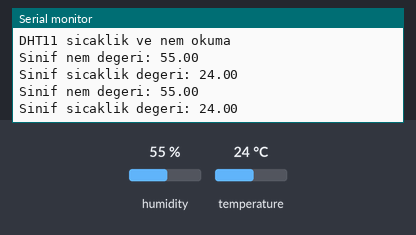
Simulated run of this program. Board: ESP32. Parts: the last lines printed to the serial monitor. The test bench sets the inputs (shaded band); at power-on: humidity 55 %, temperature 24 °C.

Above: at 2.4 s.
2.5 s: humidity set to 22 %
At 5.0 s:
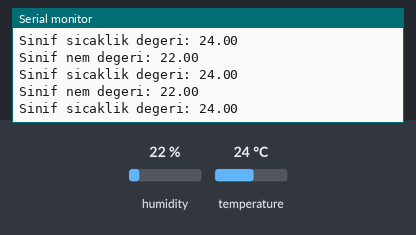
5.2 s: temperature set to 12 °C
At 6.1 s:
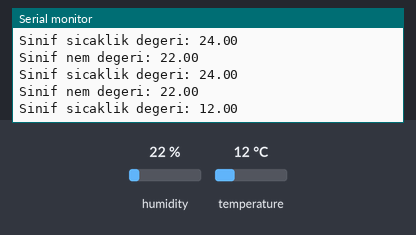
7.9 s: humidity set to 40 %
At 9.1 s:
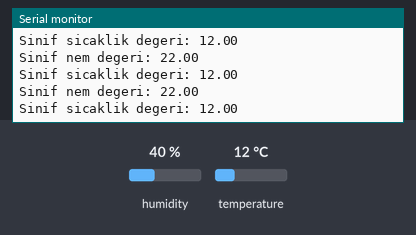
Timing chart, 0 to 10.9 s (numbered marks = the images above; inputs shaded):
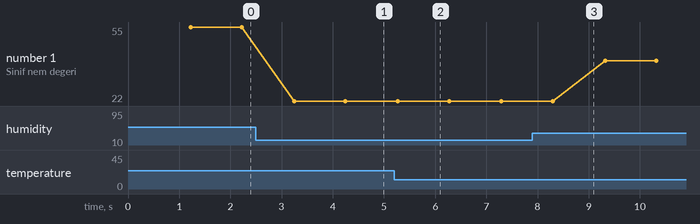

The program:

main.cpp
```cpp
#include <Arduino.h>
#include "DHT.h"
#define DHTPIN 13
DHT dht(DHTPIN, DHT11);
void setup() {
 Serial.begin(115200);
 delay(200);
 Serial.println("DHT11 sicaklik ve nem okuma");
 delay(1000);
 dht.begin();
}

void loop() {
  float nem = dht.readHumidity();
  float sicaklik = dht.readTemperature();
  Serial.print("Sinif nem degeri: ");
  Serial.println(nem);

  Serial.print("Sinif sicaklik degeri: ");
  Serial.println(sicaklik);
  delay(1000);
}
```

Measured:
- after the input at 2.5 s, the serial monitor: prints a new line after 0.75 s (image 1)
- after the input at 5.2 s, the serial monitor: prints a new line after 0.07 s (image 2)
- plotted number 1: 55 → 22 after the input at 2.5 s, 22 → 40 after the input at 7.9 s
